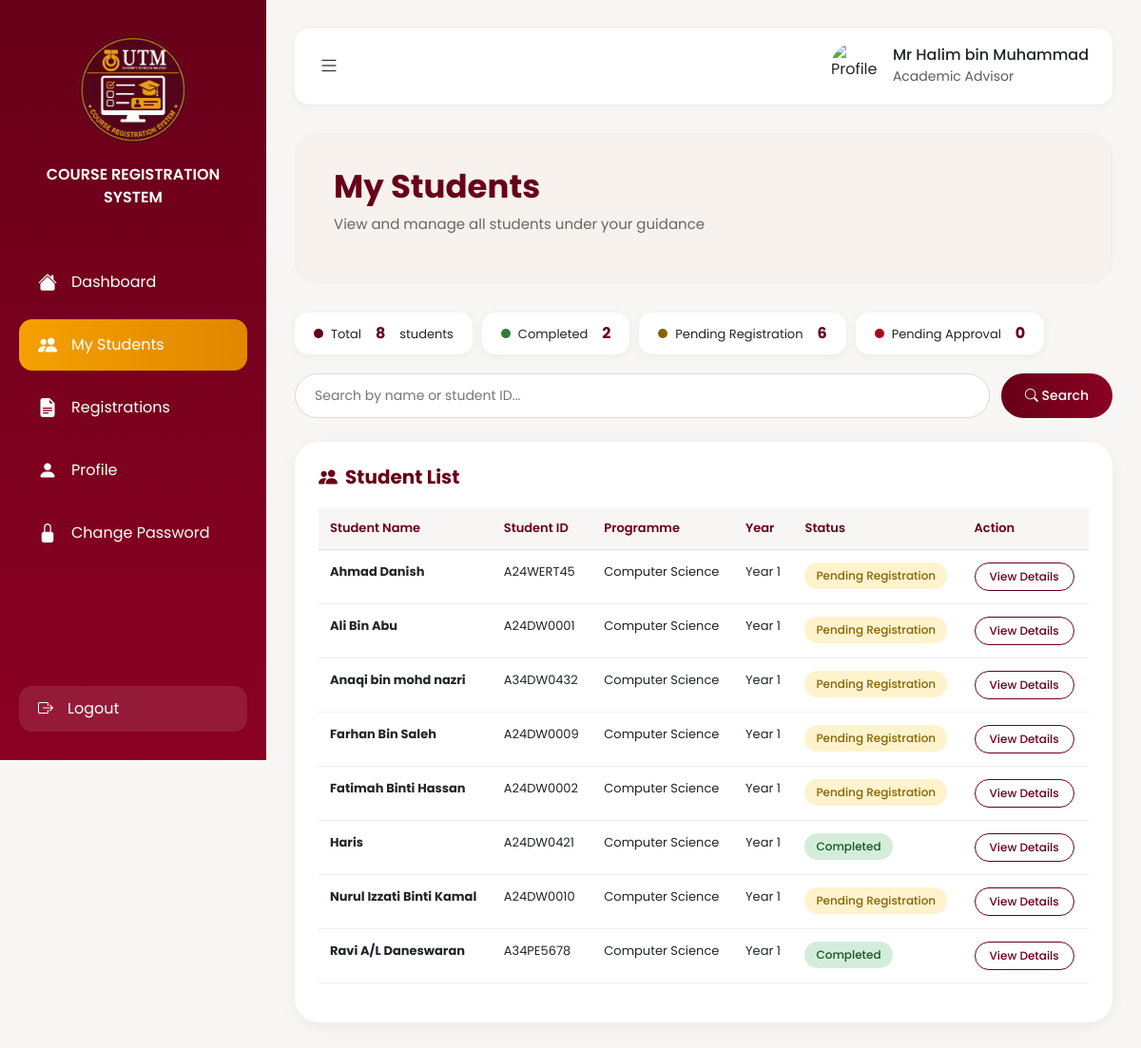
The app's page /advisor_my_students.php (signed in) with its own data.
### tables this page shows
CREATE TABLE `users` (
  `user_id` int(11) NOT NULL,
  `matrix_number` varchar(100) NOT NULL,
  `user_name` varchar(100) NOT NULL,
  `utm_email` varchar(100) NOT NULL,
  `second_email` varchar(100) NOT NULL,
  `phone` varchar(100) NOT NULL,
  `password` varchar(100) NOT NULL,
  `role` enum('student','advisor','admin') NOT NULL,
  `login_cred` varchar(100) DEFAULT NULL
);

CREATE TABLE `students` (
  `user_id` int(11) NOT NULL,
  `matrix_number` varchar(100) NOT NULL,
  `user_name` varchar(100) NOT NULL,
  `utm_email` varchar(100) NOT NULL,
  `second_email` varchar(100) NOT NULL,
  `phone` varchar(100) NOT NULL,
  `ic_number` varchar(20) DEFAULT NULL,
  `address` text DEFAULT NULL,
  `programme` enum('Computer Science','Electrical Engineering','Sport Science','Pengajian Islam') NOT NULL,
  `year` enum('1','2','3','4') NOT NULL,
  `semester` enum('1','2','3') NOT NULL,
  `advisor_id` int(11) DEFAULT NULL
);

CREATE TABLE `course_registrations` (
  `id` int(11) UNSIGNED NOT NULL,
  `student_id` int(11) NOT NULL,
  `submission_date` datetime NOT NULL,
  `status` enum('pending','approved','rejected') NOT NULL DEFAULT 'pending',
  `advisor_remarks` text DEFAULT NULL,
  `reviewed_by` int(11) DEFAULT NULL,
  `reviewed_at` datetime DEFAULT NULL,
  `section` varchar(10) DEFAULT NULL,
  `session` varchar(50) DEFAULT '2025/2026 - Semester 2'
);

### advisor_my_students.php (the view, shortened to what this page needs)
<?php
require_once 'db_connect.php';
$advisor_id = $_SESSION['user_id'] ?? null;
$sql = "SELECT s.*, u.matrix_number, u.user_name, u.utm_email
        FROM students s
        JOIN users u ON s.user_id = u.user_id
        WHERE s.advisor_id = ?
        ORDER BY s.year, s.programme, u.user_name";
$stmt = mysqli_prepare($conn, $sql);
mysqli_stmt_bind_param($stmt, "i", $advisor_id);
mysqli_stmt_execute($stmt);
$result = mysqli_stmt_get_result($stmt);
$students = mysqli_fetch_all($result, MYSQLI_ASSOC);
$total_students = count($students);
$completed_count = 0;
$pending_registration_count = 0;
$pending_approval_count = 0;
foreach ($students as $student) {
    $sql_status = "SELECT status FROM course_registrations WHERE student_id = ? ORDER BY id DESC LIMIT 1";
    $stmt_status = mysqli_prepare($conn, $sql_status);
    mysqli_stmt_bind_param($stmt_status, "i", $student['user_id']);
    mysqli_stmt_execute($stmt_status);
    $result_status = mysqli_stmt_get_result($stmt_status);
    $reg = mysqli_fetch_assoc($result_status);
    if ($reg) {
        if ($reg['status'] == 'approved') {
            $completed_count++;
        } elseif ($reg['status'] == 'pending') {
            $pending_approval_count++;
        } else {
            $pending_approval_count++;
        }
    } else {
        $pending_registration_count++;
    }
}
$sql_advisor = "SELECT user_name FROM users WHERE user_id = ?";
$stmt_advisor = mysqli_prepare($conn, $sql_advisor);
mysqli_stmt_bind_param($stmt_advisor, "i", $advisor_id);
mysqli_stmt_execute($stmt_advisor);
$result_advisor = mysqli_stmt_get_result($stmt_advisor);
$advisor = mysqli_fetch_assoc($result_advisor);
$advisor_name = $advisor ? $advisor['user_name'] : 'Advisor';
?>
<!DOCTYPE html>
<html lang="en">
<head>
    <link href="https://cdn.jsdelivr.net/npm/bootstrap@5.3.0/dist/css/bootstrap.min.css" rel="stylesheet">
    <link rel="stylesheet" href="https://cdn.jsdelivr.net/npm/bootstrap-icons@1.11.3/font/bootstrap-icons.min.css">
</head>
<body>
<div class="sidebar">
    <div class="logo">
        <img src="images/utmlogo.png" alt="UTM Logo">
        <div class="system-title">COURSE REGISTRATION SYSTEM</div>
    </div>
    <div class="menu">
        <a href="advisor_dashboard.php"><i class="bi bi-house-fill"></i> Dashboard</a>
        <a href="#" class="active"><i class="bi bi-people-fill"></i> My Students</a>
        <a href="advisor_registrations.php"><i class="bi bi-file-earmark-text-fill"></i> Registrations</a>
        <a href="advisor_profile.php"><i class="bi bi-person-fill"></i> Profile</a>
        <a href="advisor_change_password.php"><i class="bi bi-lock-fill"></i> Change Password</a>
    </div>
    <div class="logout">
        <a href="logout.php"><i class="bi bi-box-arrow-right"></i> Logout</a>
    </div>
</div>
<div class="main-content">
    <div class="topbar">
        <button class="toggle-btn" onclick="toggleSidebar()"><i class="bi bi-list"></i></button>
        <div class="profile-box" onclick="location.href='advisor_profile.php'">
            <img src="https://cdn-icons-png.flaticon.com/512/3135/3135715.png" alt="Profile">
            <div>
                <h6 class="mb-0" id="advisorName"><?php echo htmlspecialchars($advisor_name); ?></h6>
                <small class="text-muted">Academic Advisor</small>
            </div>
        </div>
    </div>
    <div class="page-header">
        <div>
            <h2>My Students</h2>
            <p>View and manage all students under your guidance</p>
        </div>
    </div>
    <div class="summary-strip" id="summaryStrip">
        <div class="strip-item"><span class="strip-dot" style="background:#670019;"></span> Total &nbsp;<strong id="totalCount"><?php echo $total_students; ?></strong>&nbsp; students</div>
        <div class="strip-item"><span class="strip-dot" style="background:#2e7d32;"></span> Completed &nbsp;<strong id="completedCount"><?php echo $completed_count; ?></strong></div>
        <div class="strip-item"><span class="strip-dot" style="background:#856404;"></span> Pending Registration &nbsp;<strong id="pendingRegCount"><?php echo $pending_registration_count; ?></strong></div>
        <div class="strip-item"><span class="strip-dot" style="background:#b00020;"></span> Pending Approval &nbsp;<strong id="pendingApprovalCount"><?php echo $pending_approval_count; ?></strong></div>
    </div>
    <div class="search-bar">
        <input type="text" id="searchInput" placeholder="Search by name or student ID...">
        <button onclick="filterTable()"><i class="bi bi-search"></i> Search</button>
    </div>
    <div class="students-table">
        <h3><i class="bi bi-people-fill me-2"></i>Student List</h3>
        <div style="overflow-x: auto;">
            <table class="table" id="studentsTable">
                <thead>
                    <tr>
                        <th>Student Name</th>
                        <th>Student ID</th>
                        <th>Programme</th>
                        <th>Year</th>
                        <th>Status</th>
                        <th>Action</th>
                    </tr>
                </thead>
                <tbody id="studentTableBody">
                    <?php if (!empty($students)): ?>
                        <?php foreach ($students as $student): ?>
                            <?php
                            $sql_status = "SELECT status FROM course_registrations WHERE student_id = ? ORDER BY id DESC LIMIT 1";
                            $stmt_status = mysqli_prepare($conn, $sql_status);
                            mysqli_stmt_bind_param($stmt_status, "i", $student['user_id']);
                            mysqli_stmt_execute($stmt_status);
                            $result_status = mysqli_stmt_get_result($stmt_status);
                            $reg = mysqli_fetch_assoc($result_status);
                            if ($reg) {
                                if ($reg['status'] == 'approved') {
                                    $status_class = 'status-completed';
                                    $status_text = 'Completed';
                                } elseif ($reg['status'] == 'pending') {
                                    $status_class = 'status-pending-app';
                                    $status_text = 'Pending Approval';
                                } else {
                                    $status_class = 'status-pending-app';
                                    $status_text = 'Pending Approval';
                                }
                            } else {
                                $status_class = 'status-pending-reg';
                                $status_text = 'Pending Registration';
                            }
                            ?>
                            <tr>
                                <td><strong><?php echo htmlspecialchars($student['user_name']); ?></strong></td>
                                <td><?php echo htmlspecialchars($student['matrix_number']); ?></small></td>
                                <td><?php echo htmlspecialchars($student['programme']); ?></small></td>
                                <td>Year <?php echo $student['year']; ?></small></td>
                                <td><span class="status-badge <?php echo $status_class; ?>"><?php echo $status_text; ?></span></small></td>
                                <td><button class="view-btn" onclick="location.href='advisor_student_details.php?student_id=<?php echo $student['user_id']; ?>'">View Details</button></small>
                            </tr>
                        <?php endforeach; ?>
                    <?php else: ?>
                        <tr><td colspan="6" class="text-center">No students found</small></td>
                    <?php endif; ?>
                </tbody>
            </table>
        </div>
    </div>
</div>
</body>
</html>

### advisor_my_students.php (style rules this page uses)
* { margin: 0; padding: 0; box-sizing: border-box; font-family: 'Poppins', sans-serif; }
body { background: #f8f6f4; overflow-x: hidden; }
.sidebar { width: 280px; height: 100vh; background: linear-gradient(to bottom, #670019, #8b0022); position: fixed; padding: 30px 20px; color: white; transition: transform 0.3s ease; }
.logo { text-align: center; margin-bottom: 50px; }
.logo img { width: 130px; }
.system-title { color: white; font-size: 16px; font-weight: 600; margin-top: 12px; }
.menu a { display: flex; align-items: center; gap: 15px; text-decoration: none; color: white; padding: 12px 20px; border-radius: 14px; margin-bottom: 12px; transition: 0.3s; font-size: 16px; }
.menu a:hover, .menu .active { background: linear-gradient(to right, #f4a000, #e08700); }
.menu i { font-size: 20px; }
.logout { position: absolute; bottom: 30px; width: calc(100% - 40px); left: 20px; }
.logout a { display: flex; align-items: center; gap: 15px; text-decoration: none; color: white; padding: 12px 20px; border-radius: 14px; transition: 0.3s; font-size: 16px; background: rgba(255,255,255,0.1); }
.main-content { margin-left: 280px; padding: 30px; transition: margin-left 0.3s ease; }
.topbar { display: flex; justify-content: space-between; align-items: center; margin-bottom: 30px; background: white; padding: 15px 25px; border-radius: 15px; box-shadow: 0 2px 10px rgba(0,0,0,0.05); }
.toggle-btn { background: none; border: none; font-size: 22px; color: #333; cursor: pointer; }
.profile-box { display: flex; align-items: center; gap: 15px; cursor: pointer; }
.profile-box img { width: 50px; height: 50px; border-radius: 50%; }
.page-header { background: #f7f2ee; border-radius: 25px; padding: 35px 40px; margin-bottom: 30px; border: 1px solid #eee; }
.page-header h2 { font-size: 34px; font-weight: 700; color: #670019; }
.page-header p { color: #666; margin-top: 8px; font-size: 15px; }
.search-bar { display: flex; gap: 12px; margin-bottom: 25px; }
.search-bar input { flex: 1; padding: 12px 20px; border: 1.5px solid #e0d6d6; border-radius: 25px; font-size: 14px; outline: none; background: white; transition: 0.3s; }
.search-bar button { padding: 12px 25px; background: linear-gradient(to right, #670019, #8b0022); color: white; border: none; border-radius: 25px; cursor: pointer; font-size: 14px; font-weight: 500; transition: 0.3s; }
.students-table { background: white; border-radius: 25px; padding: 25px; box-shadow: 0px 4px 15px rgba(0,0,0,0.05); }
.students-table h3 { color: #670019; font-weight: 700; font-size: 20px; margin-bottom: 20px; }
.students-table table { width: 100%; border-collapse: collapse; }
.students-table th { text-align: left; padding: 12px 12px; background: #f8f6f4; color: #670019; font-weight: 600; font-size: 13px; }
.students-table td { padding: 13px 12px; border-bottom: 1px solid #eee; font-size: 13px; }
.status-badge { padding: 5px 12px; border-radius: 20px; font-size: 12px; font-weight: 500; display: inline-block; }
.status-completed { background: #d4edda; color: #155724; }
.status-pending-reg { background: #fff3cd; color: #856404; }
.view-btn { background: none; border: 1.5px solid #670019; color: #670019; padding: 5px 15px; border-radius: 20px; cursor: pointer; font-size: 12px; font-weight: 500; transition: 0.3s; }
.summary-strip { display: flex; gap: 10px; margin-bottom: 20px; flex-wrap: wrap; }
.strip-item { background: white; border-radius: 14px; padding: 10px 20px; box-shadow: 0 2px 8px rgba(0,0,0,0.05); font-size: 13px; display: flex; align-items: center; gap: 8px; }
.strip-item strong { color: #670019; font-size: 16px; font-weight: 700; }
.strip-dot { width: 10px; height: 10px; border-radius: 50%; display: inline-block; }

### records on screen
users: user_name "Mr Halim bin Muhammad"
students: user_id.user_name "Ahmad Danish", user_id.matrix_number "A24WERT45", programme "Computer Science", year "1", status_text "Pending Registration"
students: user_id.user_name "Ali Bin Abu", user_id.matrix_number "A24DW0001", programme "Computer Science", year "1", status_text "Pending Registration"
students: user_id.user_name "Anaqi bin mohd nazri", user_id.matrix_number "A34DW0432", programme "Computer Science", year "1", status_text "Pending Registration"
students: user_id.user_name "Farhan Bin Saleh", user_id.matrix_number "A24DW0009", programme "Computer Science", year "1", status_text "Pending Registration"
students: user_id.user_name "Fatimah Binti Hassan", user_id.matrix_number "A24DW0002", programme "Computer Science", year "1", status_text "Pending Registration"
students: user_id.user_name "Haris", user_id.matrix_number "A24DW0421", programme "Computer Science", year "1", course_registrations.status "Completed"
students: user_id.user_name "Nurul Izzati Binti Kamal", user_id.matrix_number "A24DW0010", programme "Computer Science", year "1", status_text "Pending Registration"
students: user_id.user_name "Ravi A/L Daneswaran", user_id.matrix_number "A34PE5678", programme "Computer Science", year "1", course_registrations.status "Completed"

### other values on screen
$total_students "8"
$completed_count "2"
$pending_registration_count "6"
$pending_approval_count "0"
